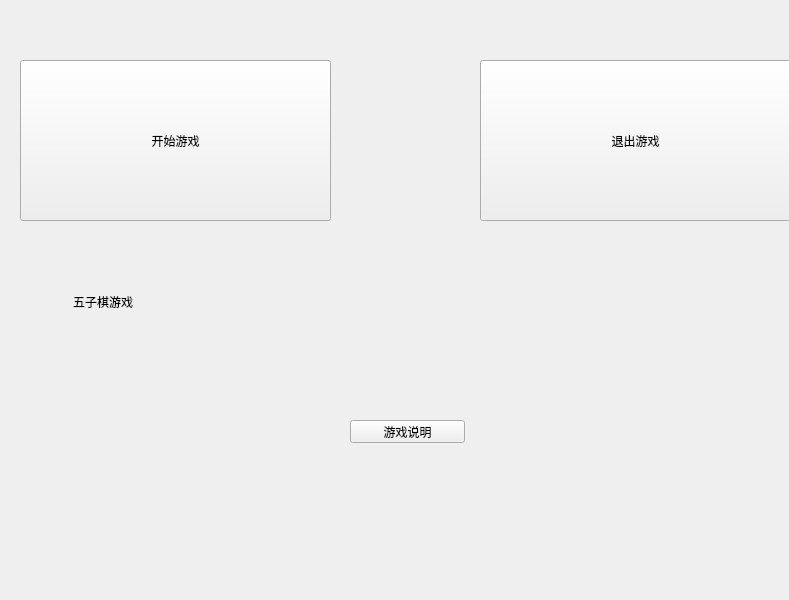
<?xml version="1.0" encoding="UTF-8"?>
<ui version="4.0">
 <class>Widget</class>
 <widget class="QWidget" name="Widget">
  <property name="geometry">
   <rect>
    <x>0</x>
    <y>0</y>
    <width>789</width>
    <height>600</height>
   </rect>
  </property>
  <property name="windowTitle">
   <string>Widget</string>
  </property>
  <property name="layoutDirection">
   <enum>Qt::RightToLeft</enum>
  </property>
  <property name="styleSheet">
   <string notr="true"/>
  </property>
  <widget class="QPushButton" name="pushButton">
   <property name="geometry">
    <rect>
     <x>480</x>
     <y>60</y>
     <width>311</width>
     <height>161</height>
    </rect>
   </property>
   <property name="styleSheet">
    <string notr="true">border-image: url(:/new/prefix1/timg.jpg);</string>
   </property>
   <property name="text">
    <string>退出游戏</string>
   </property>
  </widget>
  <widget class="QPushButton" name="pushButton_2">
   <property name="geometry">
    <rect>
     <x>20</x>
     <y>60</y>
     <width>311</width>
     <height>161</height>
    </rect>
   </property>
   <property name="styleSheet">
    <string notr="true">border-image: url(:/new/prefix1/timg.jpg);</string>
   </property>
   <property name="text">
    <string>开始游戏</string>
   </property>
  </widget>
  <widget class="QPushButton" name="pushButton_3">
   <property name="geometry">
    <rect>
     <x>350</x>
     <y>420</y>
     <width>115</width>
     <height>23</height>
    </rect>
   </property>
   <property name="styleSheet">
    <string notr="true">border-image: url(:/new/prefix1/timg.jpg);</string>
   </property>
   <property name="text">
    <string>游戏说明</string>
   </property>
  </widget>
  <widget class="QLabel" name="label">
   <property name="geometry">
    <rect>
     <x>0</x>
     <y>1</y>
     <width>791</width>
     <height>601</height>
    </rect>
   </property>
   <property name="styleSheet">
    <string notr="true">border-image: url(:/new/prefix1/background.jpg);

font: 36pt &quot;Arial&quot;;</string>
   </property>
   <property name="text">
    <string>                      五子棋游戏</string>
   </property>
  </widget>
  <zorder>label</zorder>
  <zorder>pushButton</zorder>
  <zorder>pushButton_2</zorder>
  <zorder>pushButton_3</zorder>
 </widget>
 <resources/>
 <connections>
  <connection>
   <sender>pushButton</sender>
   <signal>clicked()</signal>
   <receiver>Widget</receiver>
   <slot>close()</slot>
   <hints>
    <hint type="sourcelabel">
     <x>611</x>
     <y>445</y>
    </hint>
    <hint type="destinationlabel">
     <x>621</x>
     <y>328</y>
    </hint>
   </hints>
  </connection>
 </connections>
</ui>
